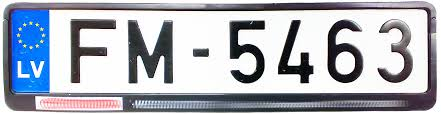
#> input picture OCRcnn/input/plate7.jpg, 441 x 114 px
$ python -i segmentation.py   (imports and definitions only)
#> lines starting #> are read from the running program, lines starting #| are printed output that depends on the picture; after the words box and inside, x2 and y2 are one past the last pixel; in counts of white or black regions, pixels touching at a corner belong together
import cv2
import imutils
import sys
import numpy as np
from preprocessor import preprocess

def get_large_contours(input):
    contours= cv2.findContours(input.copy(), cv2.RETR_LIST, cv2.CHAIN_APPROX_SIMPLE)
    contours = imutils.grab_contours(contours)
    contours = sorted(contours, key = cv2.contourArea, reverse = True)[:10]

    return contours

def segmentate(input):
    contours = get_large_contours(input)
    filtered = []

    for i, c in enumerate(contours):
        peri = cv2.arcLength(c, True)
        approx = cv2.approxPolyDP(c, 0.02 * peri, True)

        if len(approx) > 4:
            filtered.append(approx)
            print(f"Contour #{i}: {len(approx)} corners")

    filtered = sorted(filtered, key=lambda c: cv2.boundingRect(c)[0])

    for i, f in enumerate(filtered):
        output = input.copy()
        cv2.drawContours(output, [f], -1, (0, 255, 0), 2)
        cv2.imshow(f"Filtered Contour #{i+1}", output)
        cv2.waitKey(0)

    return output, filtered

def extract_filtered_contours(image, filtered):
    padding = 5
    characters= []
    for contour in filtered:
        x, y, w, h = cv2.boundingRect(contour)
        roi = image[y-padding:y+h+padding, x-padding:x+w+padding]  # Crop character region
        roi = cv2.resize(roi, (32, 32))  # Resize to match your OCR input
        cv2.imshow(f"Extracted",roi)
        cv2.waitKey(0)
        roi = roi.astype("float32") / 255.0
        roi = np.expand_dims(roi, axis=-1)# Add channel dim (H, W, 1)

        characters.append(roi)
    return np.array(characters)

def segmentater(img_path):
    input = preprocess(image_path)
    img, filtered = segmentate(input)
    result = extract_filtered_contours(img, filtered)

    return result

# [9 lines not run here, left out]

>>> import cv2
>>> picture = cv2.imread('../OCRcnn/input/plate7.jpg', cv2.IMREAD_GRAYSCALE)
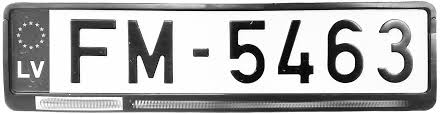
#> picture: shape (114, 441); min 0, max 255, mean 176.6
>>> result = segmentate(picture)
#> in get_large_contours, `contours= cv2.findContours(input.copy(), cv2.RETR_LIST, cv2.CHAIN_APPR..`: contours = 111 contours, 107 with area under 20; largest, box (x1, y1, x2, y2) and area: (0, 0, 441, 114) 49720, (207, 9, 226, 12) 34, (303, 8, 320, 11) 30, (191, 9, 205, 12) 24
#> in get_large_contours, `contours = sorted(contours, key = cv2.contourArea, reverse = True)[:10]`: contours = 10 contours, 6 with area under 20; largest, box (x1, y1, x2, y2) and area: (0, 0, 441, 114) 49720, (207, 9, 226, 12) 34, (303, 8, 320, 11) 30, (191, 9, 205, 12) 24
#> the loop in segmentate, `for i, c in enumerate(contours):` made 10 passes
#> peri on passes 2 to 10: 37.66, 33.66, 27.66, 19.66, 19.66, 12.49, 9.66, 9.66, 7.66
#> (peri, approx) on pass 1: (1106, [[0, 0], [0, 113], [440, 113], [440, 0]])
#| Contour #1: 6 corners
#| Contour #2: 6 corners
#| Contour #3: 6 corners
#| Contour #4: 6 corners
#| Contour #5: 6 corners
#| Contour #6: 7 corners
#| Contour #7: 6 corners
#| Contour #8: 6 corners
#> (further printed lines are left out)
#> after the loop in segmentate, `for i, c in enumerate(contours):`: filtered = 9 contours, 6 with area under 20; largest, box (x1, y1, x2, y2) and area: (207, 9, 226, 12) 34, (303, 8, 320, 11) 30, (191, 9, 205, 12) 24
#> the loop in segmentate, `for i, f in enumerate(filtered):` made 9 passes
#> pass 2, in segmentate, `cv2.imshow(f"Filtered Contour #{i+1}", output)`:
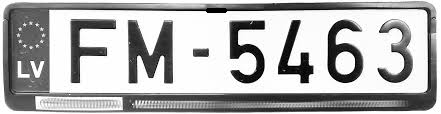
#> window 'Filtered Contour #2': shape (114, 441); min 0, max 255, mean 176.4

$ run again, on OCRcnn/input/plate1.png
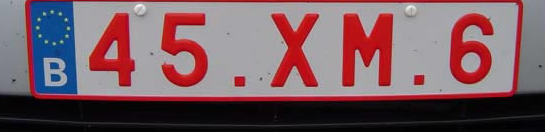
#> input picture OCRcnn/input/plate1.png, 545 x 132 px
#> `picture = cv2.imread('../OCRcnn/input/plate7.jpg', cv2.IMREAD_GRAYSCALE)`:
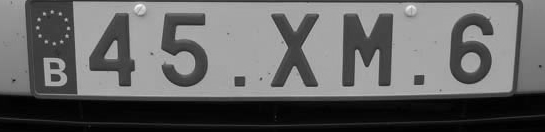
#> picture: shape (132, 545); min 0, max 251, mean 99.7
#> in get_large_contours, `contours= cv2.findContours(input.copy(), cv2.RETR_LIST, cv2.CHAIN_APPR..`: contours = 9 contours, 8 with area under 20; largest, box (x1, y1, x2, y2) and area: (0, 0, 545, 132) 71264
#> the loop in segmentate, `for i, c in enumerate(contours):` made 9 passes
#> peri on passes 2 to 6: 19.66, 15.66, 11.66, 7.66, 7.66
#> (printed output is left out)
#> after the loop in segmentate, `for i, c in enumerate(contours):`: filtered = 5 contours, all with area under 20
#> the loop in segmentate, `for i, f in enumerate(filtered):` made 5 passes

$ run again, on OCRcnn/input/plate2.png
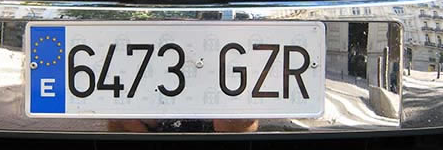
#> input picture OCRcnn/input/plate2.png, 443 x 150 px
#> `picture = cv2.imread('../OCRcnn/input/plate7.jpg', cv2.IMREAD_GRAYSCALE)`:
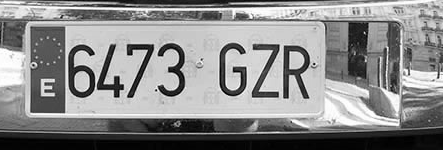
#> picture: shape (150, 443); min 0, max 255, mean 138.1
#> in get_large_contours, `contours= cv2.findContours(input.copy(), cv2.RETR_LIST, cv2.CHAIN_APPR..`: contours = 23 contours, 22 with area under 20; largest, box (x1, y1, x2, y2) and area: (0, 0, 443, 150) 65855
#> in get_large_contours, `contours = sorted(contours, key = cv2.contourArea, reverse = True)[:10]`: contours = 10 contours, 9 with area under 20; largest, box (x1, y1, x2, y2) and area: (0, 0, 443, 150) 65855
#> the loop in segmentate, `for i, c in enumerate(contours):` made 10 passes
#> (peri, approx) on passes 1, 6, 7, 8, 9, 10: (1184.8, [[0, 0], [0, 149], [442, 149], [442, 0]]), (5.66, [[221, 143], [222, 142], [223, 143], [222, 144]]), (5.66, [[178, 131], [179, 130], [180, 131], [179, 132]]), (5.66, [[227, 94], [228, 93], [229, 94], [228, 95]]), (5.66, [[225, 93], [226, 92], [227, 93], [226, 94]]), (5.66, [[224, 92], [225, 91], [226, 92], [225, 93]])
#> (printed output is left out)
#> after the loop in segmentate, `for i, c in enumerate(contours):`: filtered = 4 contours, all with area under 20
#> the loop in segmentate, `for i, f in enumerate(filtered):` made 4 passes
